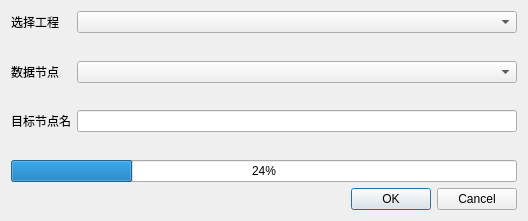
<?xml version="1.0" encoding="UTF-8"?>
<ui version="4.0">
 <class>S1Deburst</class>
 <widget class="QWidget" name="S1Deburst">
  <property name="geometry">
   <rect>
    <x>0</x>
    <y>0</y>
    <width>528</width>
    <height>221</height>
   </rect>
  </property>
  <property name="windowTitle">
   <string>哨兵一号burst拼接</string>
  </property>
  <property name="windowIcon">
   <iconset resource="../resources/SatExplorer.qrc">
    <normaloff>:/SatExplorer/icon/InSARapp.ico</normaloff>:/SatExplorer/icon/InSARapp.ico</iconset>
  </property>
  <layout class="QVBoxLayout" name="verticalLayout">
   <item>
    <layout class="QFormLayout" name="formLayout_2">
     <item row="0" column="0">
      <widget class="QLabel" name="label">
       <property name="text">
        <string>选择工程</string>
       </property>
      </widget>
     </item>
     <item row="0" column="1">
      <widget class="QComboBox" name="comboBox"/>
     </item>
     <item row="1" column="1">
      <spacer name="verticalSpacer">
       <property name="orientation">
        <enum>Qt::Vertical</enum>
       </property>
       <property name="sizeHint" stdset="0">
        <size>
         <width>20</width>
         <height>40</height>
        </size>
       </property>
      </spacer>
     </item>
     <item row="2" column="0">
      <widget class="QLabel" name="label_2">
       <property name="text">
        <string>数据节点</string>
       </property>
      </widget>
     </item>
     <item row="2" column="1">
      <widget class="QComboBox" name="comboBox_2"/>
     </item>
     <item row="3" column="1">
      <spacer name="verticalSpacer_2">
       <property name="orientation">
        <enum>Qt::Vertical</enum>
       </property>
       <property name="sizeHint" stdset="0">
        <size>
         <width>20</width>
         <height>40</height>
        </size>
       </property>
      </spacer>
     </item>
     <item row="4" column="0">
      <widget class="QLabel" name="label_6">
       <property name="text">
        <string>目标节点名</string>
       </property>
      </widget>
     </item>
     <item row="4" column="1">
      <widget class="QLineEdit" name="fileedit"/>
     </item>
     <item row="5" column="1">
      <spacer name="verticalSpacer_3">
       <property name="orientation">
        <enum>Qt::Vertical</enum>
       </property>
       <property name="sizeHint" stdset="0">
        <size>
         <width>20</width>
         <height>40</height>
        </size>
       </property>
      </spacer>
     </item>
     <item row="6" column="0" colspan="2">
      <widget class="QProgressBar" name="progressBar">
       <property name="value">
        <number>24</number>
       </property>
      </widget>
     </item>
     <item row="7" column="1">
      <widget class="QDialogButtonBox" name="buttonBox">
       <property name="standardButtons">
        <set>QDialogButtonBox::Cancel|QDialogButtonBox::Ok</set>
       </property>
      </widget>
     </item>
    </layout>
   </item>
  </layout>
 </widget>
 <resources>
  <include location="../resources/SatExplorer.qrc"/>
 </resources>
 <connections/>
</ui>
